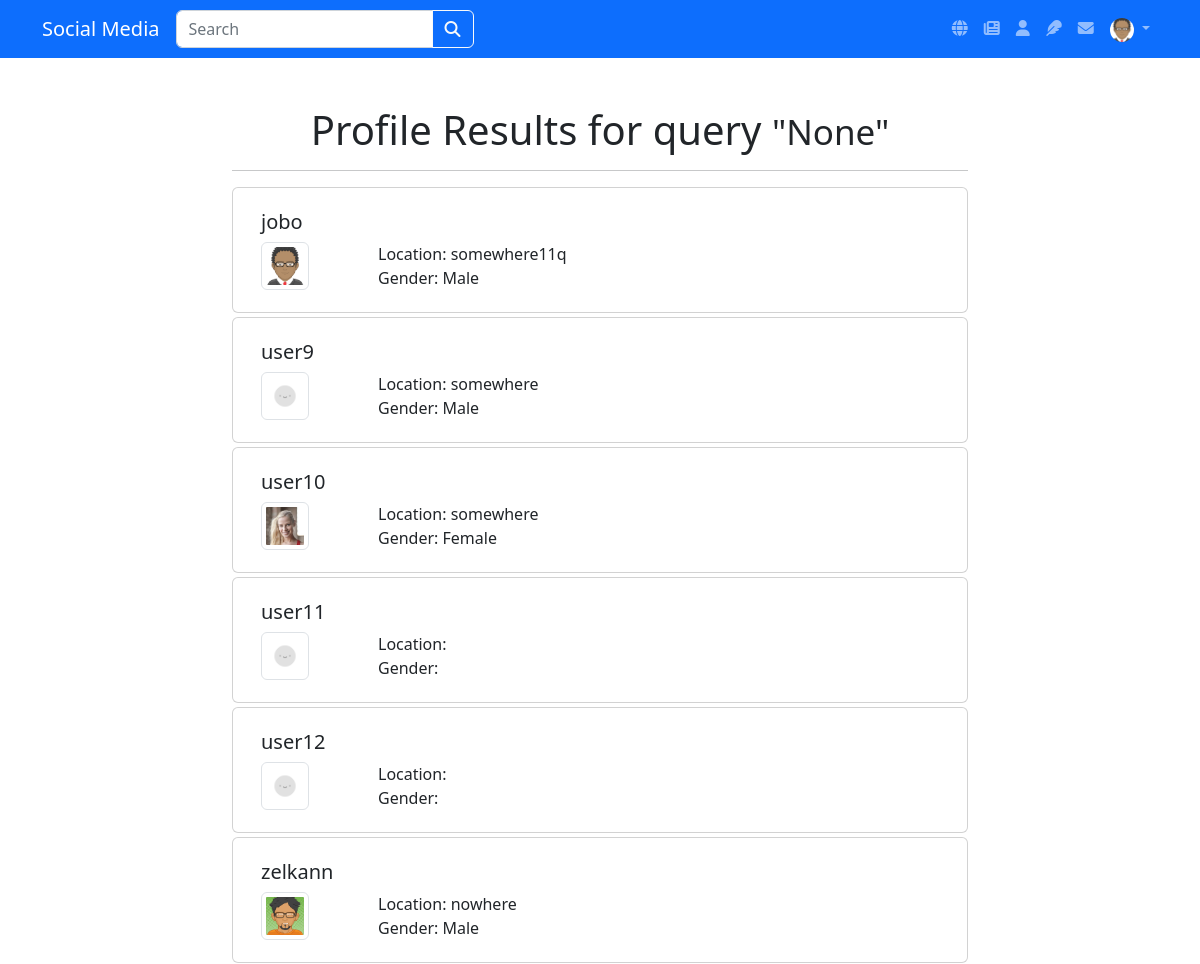
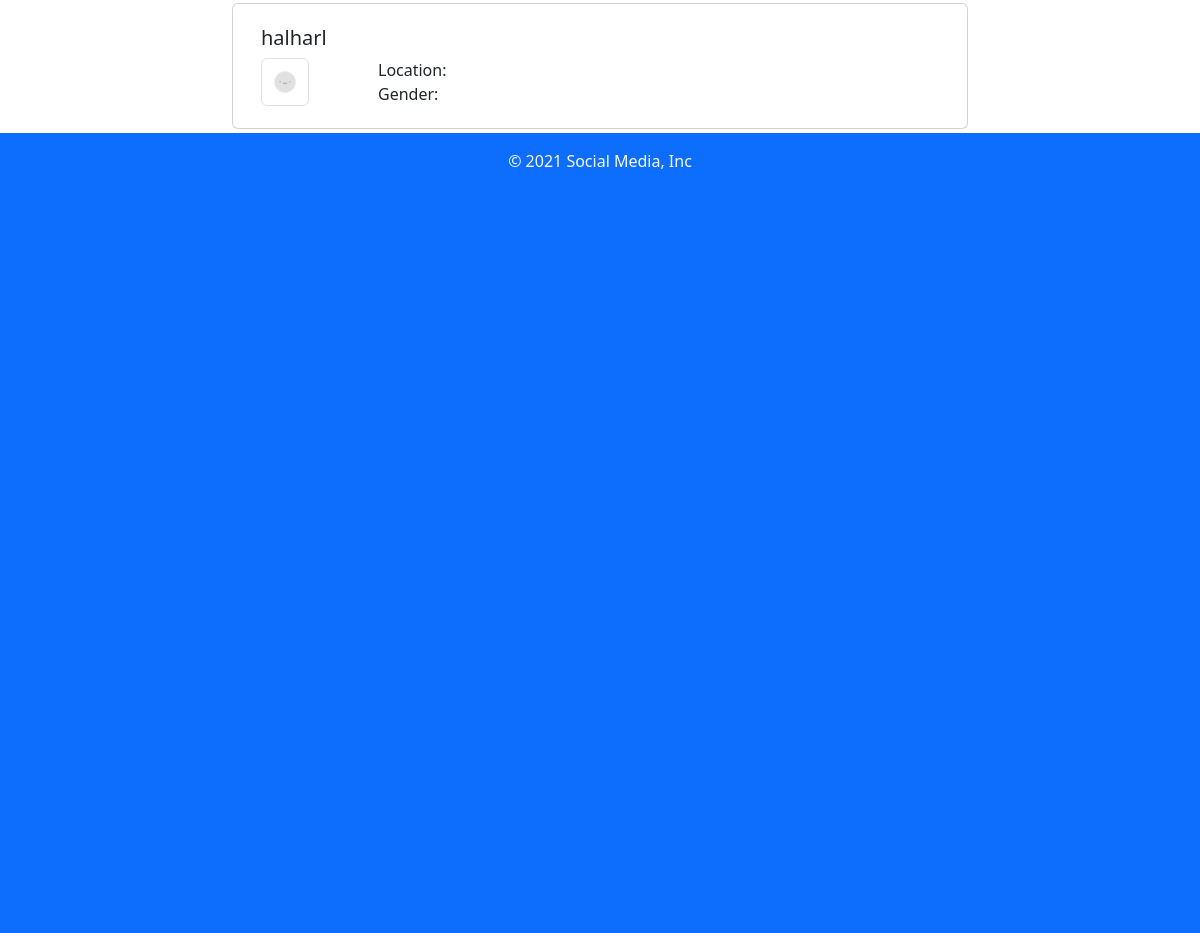
Screenshot of /users/queried/ (signed in) with the database file from the repository (2 pictures, top to bottom).
### users/models/profile.py (models this page shows, shortened)
class Profile(models.Model):
    GENDER_CHOICES = (
        ("M", "Male"),
        ("F", "Female"),
    )
    user = models.OneToOneField(User, on_delete=models.CASCADE)
    image = models.ImageField(default="default.jpg", upload_to="profile_pics")
    location = models.CharField(max_length=100)
    gender = models.CharField(max_length=1, choices=GENDER_CHOICES)

### users/views/queried_profile_list_view.py (the view)
# urls.py: path("queried/", views.QueriedProfileListView.as_view(), name="queried-list"),
class QueriedProfileListView(LoginRequiredMixin, ListView):
    template_name = "users/queried_profile_list.html"
    model = Profile
    context_object_name = "profiles"
    def get_context_data(self, *, object_list=None, **kwargs):
        context = super(QueriedProfileListView, self).get_context_data(**kwargs)
        context["query"] = self.request.GET.get('query')
        return context
    def get_queryset(self):
        query = self.request.GET.get('query')
        queryset = Profile.objects.all()
        if query:
            queryset = queryset.filter(
                Q(user__username__icontains=query)
            )
        return queryset

### users/templates/users/profile_list.html
{% extends 'base.html' %}
{% block content %}
<div class="row">
    <div class="col">
    </div>
    <div class="col-8">
        <h1 class="text-center mt-5 mb-3">Profile Results for query <small class="font-weight-light">"{{ query }}"</small></h1>
        <hr>
        <div>
            {% for profile in profiles %}
            {% include 'users/profile.html' %}
            {% endfor %}
        </div>
    </div>
    <div class="col">
    </div>
</div>
{% endblock content %}

### templates/navbar.html (shortened to what this page needs)
{% url 'posts:global-list' as global_list %}
{% url 'posts:subscribed-list' as subscribed_list %}
{% url 'users:profile' user.id as profile %}
{% url 'posts:create' as post_create %}
{% url 'chats:lobby' as lobby %}
<nav class="navbar navbar-expand-lg navbar-dark bg-primary">
  <div class="container container-fluid">
    <span class="navbar-brand mb-0 h1">Social Media</span>
    <div class="collapse navbar-collapse" id="navbarNav">
      <ul class="navbar-nav me-auto mb-2 mb-lg-0">
        {% if user.is_authenticated %}
        <form class="d-flex" role="search" action="/search/">
          <div class="input-group">
            <input type="text" name="query" class="form-control" placeholder="Search" aria-label="Recipient's username" aria-describedby="button-addon2">
            <button class="btn btn-outline-light" type="button" id="button-addon2"><i class="fa-solid fa-magnifying-glass"></i></button>
          </div>
        </form>
        {% endif %}
      </ul>
      <ul class="navbar-nav">
        {% if user.is_authenticated %}
        <li class="nav-item">
          <a href="{{ global_list }}" class="nav-link {% if request.path == global_list %}active{% endif %}"><i class="fa-solid fa-globe"></i></a>
        </li>
        <li>
          <a href="{{ subscribed_list }}" class="nav-link {% if request.path == subscribed_list %}active{% endif %}"><i class="fa-solid fa-newspaper"></i></a>
        </li>
        <li>
          <a href="{{ profile }}" class="nav-link {% if request.path == profile %}active{% endif %}"><i class="fa-solid fa-user"></i></a>
        </li>
        <li>
          <a href="{{ post_create }}" class="nav-link {% if request.path == post_create %}active{% endif %}"><i class="fa-solid fa-feather"></i></a>
        </li>
        <li class="nav-item">
          <a href="{{ lobby }}" class="nav-link {% if lobby in request.path %}active{% endif %}"><i class="fa-solid fa-envelope"></i></a>
        </li>
        <li class="nav-item dropdown">
          <a class="nav-link dropdown-toggle" href="#" role="button" data-bs-toggle="dropdown" aria-expanded="false">
            <img src="{{ user.profile.image.url }}" class="rounded-circle" style="height: 24px;" />
          </a>
        </li>
        {% endif %}
      </ul>
    </div>
  </div>
</nav>

### users/templates/users/profile.html
<a href="{% url 'users:profile' profile.user.id %}" class="text-dark text-decoration-none">
    <div class="card mt-1 mb-1 form-control">
      <div class="card-body">
        <h5 class="card-title">{{ profile.user }}</h5>
        <div class="row">
            <div class="col-2">
                <img src="{{ profile.image.url }}" width="48" class="img-thumbnail rounded" />
            </div>
            <div class="col">
                <span class="card-text">Location: {{ profile.location }}</span>
                <p class="card-text">Gender: {{ profile.get_gender_display }}</p>
            </div>
        </div>
      </div>
    </div>
</a>

### rows the page displays
Profile: user "jobo", image (picture), location "somewhere11q", gender "Male"
Profile: user "user9", image (placeholder picture), location "somewhere", gender "Male"
Profile: user "user10", image (picture), location "somewhere", gender "Female"
Profile: user "user11", image (placeholder picture)
Profile: user "user12", image (placeholder picture)
Profile: user "zelkann", image (picture), location "nowhere", gender "Male"
Profile: user "halharl", image (placeholder picture)

### other values shown
{{ query }} "None"
